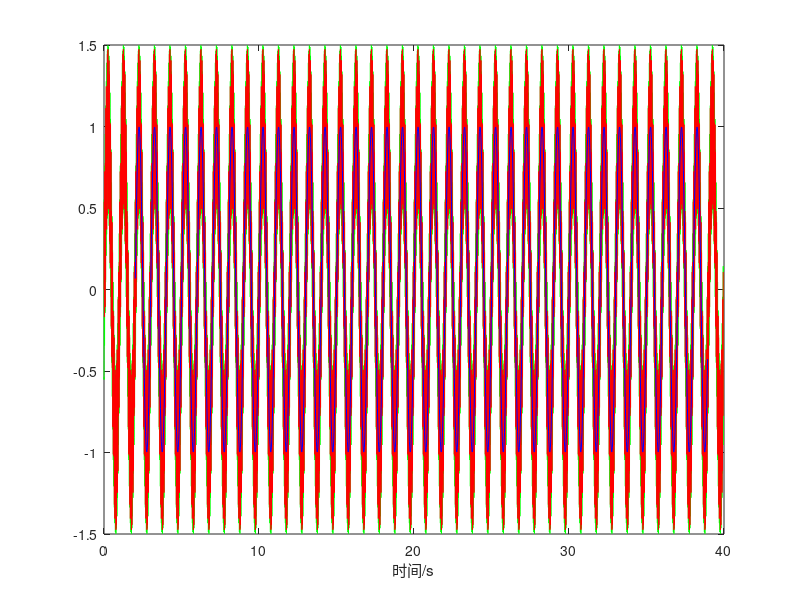
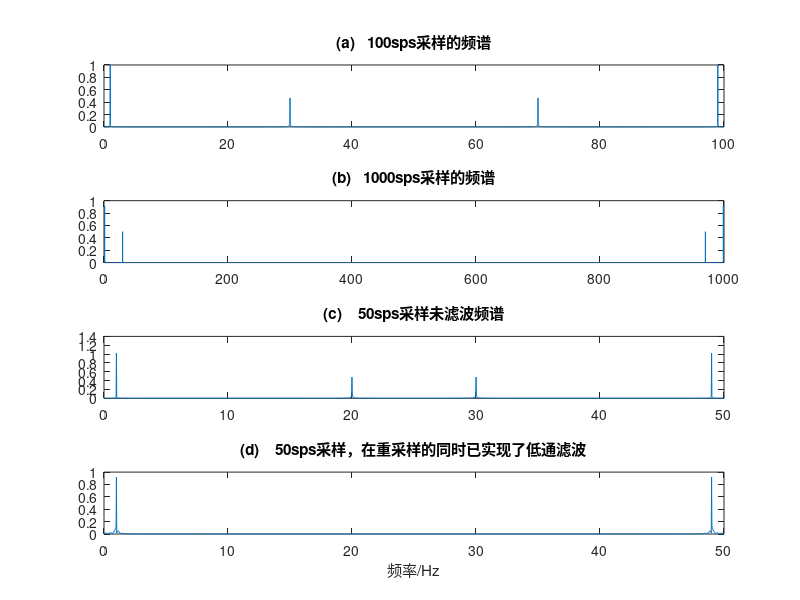
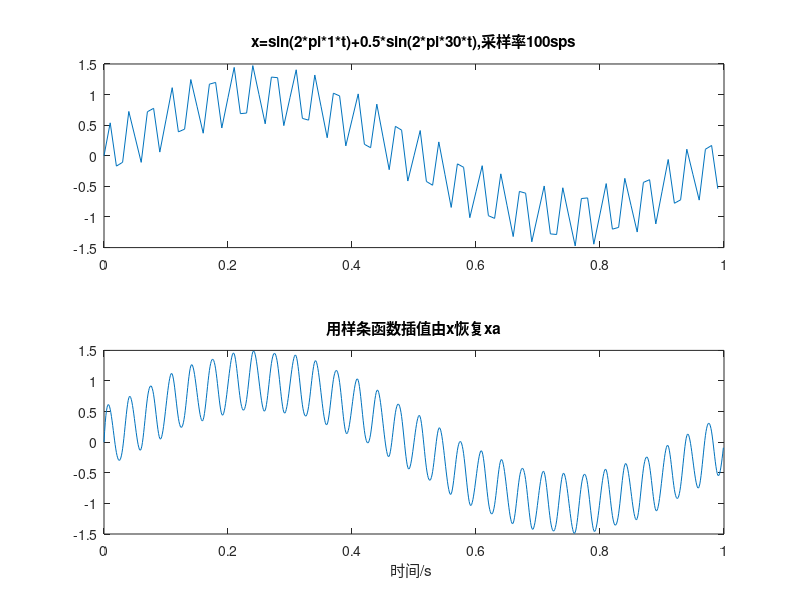

Write the MATLAB code that produced these figures, in order.
%%向下重采样
clear all
t0=0.01;                                        %原采样间隔
Fs0=1/t0;                                       %原始采样率
f0=Fs0/2;                                       %原截止频率=1/2采样率
t1=0.02;                                        %新采样间隔
Fs1=1/t1;                                       %新采样率
ratio=t1/t0;                                    %新采样间隔/原采样间隔
N0=4096;                                        %原数据点数
N1=floor(N0*t0/t1);                             %新数据长度
n=0:N0-1;
t=n/Fs0;
zeta=Fs1/(2*f0);                                %重采样的低通滤波器参数
n1=0:N1-1;
t1=n1/Fs1;
xn0=sin(2*pi*1*t)+0.5*sin(2*pi*30*t);           %采样间隔为0.01的1和30Hz混合信号
xn1=sin(2*pi*1*t1)+0.5*sin(2*pi*30*t1);         %???采样间隔为0.02的1和30Hz混合信号???
%--------------------------------------------------------------------------
%%
Nf=100;                 %???Nf是什么？是采样率???
x = zeros(1,N1-floor(Nf/ratio)-1);
for m=floor(Nf/ratio)+Nf+1:N1-floor(Nf/ratio)-1
    for n=floor(m*ratio)-Nf:1:floor(m*ratio)+Nf
        x(m)=x(m)+zeta*xn0(n)*sinc(zeta*(m*ratio-n));
    end
end

n1=0:N1-1;
tt1=n1/Fs1;
nn1=length(n1);
ntt1=length(tt1);
nx=length(x);
%--------------------------------------------------------------------------
%%
figure;
ty=0:0.001:4096*t0-Nf/Fs0;
z=sin(2*pi*1*(ty+Nf/Fs0-0.01))+0.5*sin(2*pi*30*(ty+Nf/Fs0-0.01));
%z=sin(2*pi*0.1*(ty+Nf/Fs0))
plot(ty,z,'g')
hold on
plot(t(1+1:N0-Nf),xn0(1+Nf:N0-1),'r');
hold on
% 重采样+低通滤波
%蓝线是向下重采样的结果.在重采样的同时已实现了低通滤波
%？？？乘以zeta的是什么波形？？？
%plot(tt1(floor(Nf/ratio)+Nf+1-Fs1+1:N1-floor(Nf/ratio)-1-Fs1+1),x(floor(Nf/ratio)+Nf+1:N1-floor(Nf/ratio)-1)*zeta,'b');
%hold on
plot(tt1(floor(Nf/ratio)+Nf+1-Fs1+1:N1-floor(Nf/ratio)-1-Fs1+1),x(floor(Nf/ratio)+Nf+1:N1-floor(Nf/ratio)-1),'b');
xlabel('时间/s')
%--------------------------------------------------------------------------
%%
xn0fft=abs(fft(xn0,N0));
n=0:1:(N0-1);
f=n*Fs0/N0;
figure;
subplot(4,1,1);
plot(f,xn0fft*2/N0);
title('(a)   100sps采样的频谱')
zfft=abs(fft(z,32768));
n=0:1:(32768-1);
fz=n/(32768*0.001);
subplot(4,1,2);
plot(fz,2*zfft/32768);title('(b)   1000sps采样的频谱');

Nx=length(x);
subplot(4,1,3);
xn1fft=abs(fft(xn1));
fxn1=n1*Fs1/N1;
plot(fxn1,xn1fft*2/Nx);
title('(c)    50sps采样未滤波频谱');

subplot(4,1,4)
xfft=abs(fft(x));  
n=0:1:Nx-1;
fx=n*Fs1/Nx;
plot(fx,2*xfft/Nx);
xlabel('频率/Hz');
title('(d)    50sps采样，在重采样的同时已实现了低通滤波');
%--------------------------------------------------------------------------
%%
figure;
%用样条函数（spline)模拟信号恢复
subplot(2,1,1)
plot(t(1:100),xn0(1:100));
title('x=sin(2*pi*1*t)+0.5*sin(2*pi*30*t),采样率100sps');
subplot(2,1,2)
ty1=0:0.001:4096*t0;
n=0:N0-1;t=n/Fs0;
nty1=length(ty1);
nxn0=length(xn0);
nnt0=length(n*t0);
xa=spline(n*t0,xn0,ty1);
plot(ty1(1:1000),xa(1:1000))
title('用样条函数插值由x恢复xa');
xlabel('时间/s ');
